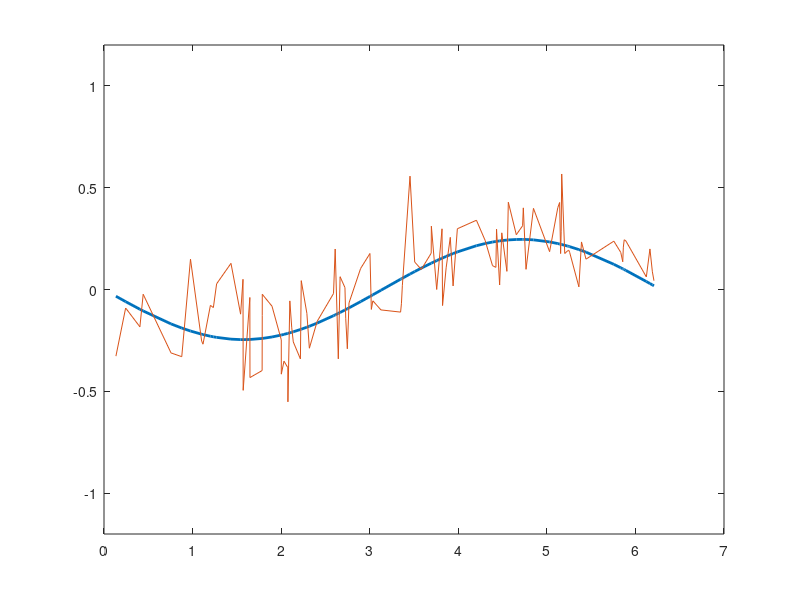

This figure's MATLAB source: (Note: this script raises an error after producing the figure.)
%% Example of Time Series Analysis using RKS applied to generated random data.

%% data
x = rand(100,1)*2*pi; % random numbers [0,2pi]
x = sort(x); % for plotting
yTrue = sin(x) * besselj(0,linspace(0,10,1000)); % y(x,t) = sin(x) * besselj(0,t)
e = 0.15*randn(100,1000); % small random error
y = yTrue + e;

%% visualization
figure
for i=1:1000
    plot(x,yTrue(:,i),'linewidth',2)
    hold on
    plot(x,y(:,i))
    hold off
    ylim([-1.2,1.2])
    % legend(["data","true function"])
    % title('Time Series Data')
    pause(0.005)
end

%% time-series preprocess
% use the past K observations
% create 20 features for space model
K = 10;

vv = approx_average_distance(x);

[X,Y,Wspace] = time_series_preproc(x, y, K, 20, 1/vv, 0.1);

% plot the model at one time location for verification
a = Y(1,:)';
yhat = [cos(x*Wspace) sin(x*Wspace)] * a;

figure
title(['spatial estimate at time ',num2str(K+10)])
plot(x, yhat)
hold on
plot(x, y(:,K+10))


%% construct time series model
% use kernel width of vv ~ 2 times the average distance between coef
% vectors. this is a generally good heuristic.
% create 20 time features
vv = approx_average_distance(X);
Wtime = randPicker(1/vv, size(X,2), 500); % note that we need way more time series features than spatial features
alpha = alphaFinder(X, Y, Wtime, 0.5);

%% visualize results
figure
for i=1:1000-K
    c = [cos(X(i,:)*Wtime) sin(X(i,:)*Wtime)]*alpha; % approximate the coefficient at time i(+10)
    yhat = [cos(x*Wspace) sin(x*Wspace)]*c';
    plot(x, yhat,'linewidth',2) % approximate the spatial model at time t
    hold on
    plot(x, y(:,i+10))    
    hold off
    ylim([-1.2,1.2])
%     legend(["data","predicted values"])
%     title('Time Series Estimate')
    pause(0.005)
end

figure
J = 20;
title(['Time Series Estimate at location x=',num2str(x(J))])
xx = x(J);
c = [cos(X*Wtime) sin(X*Wtime)]*alpha;
s = [cos(xx*Wspace) sin(xx*Wspace)]*(c');
plot(y(J,:))
hold on
plot(s)
legend(["Data","Predicted"])
